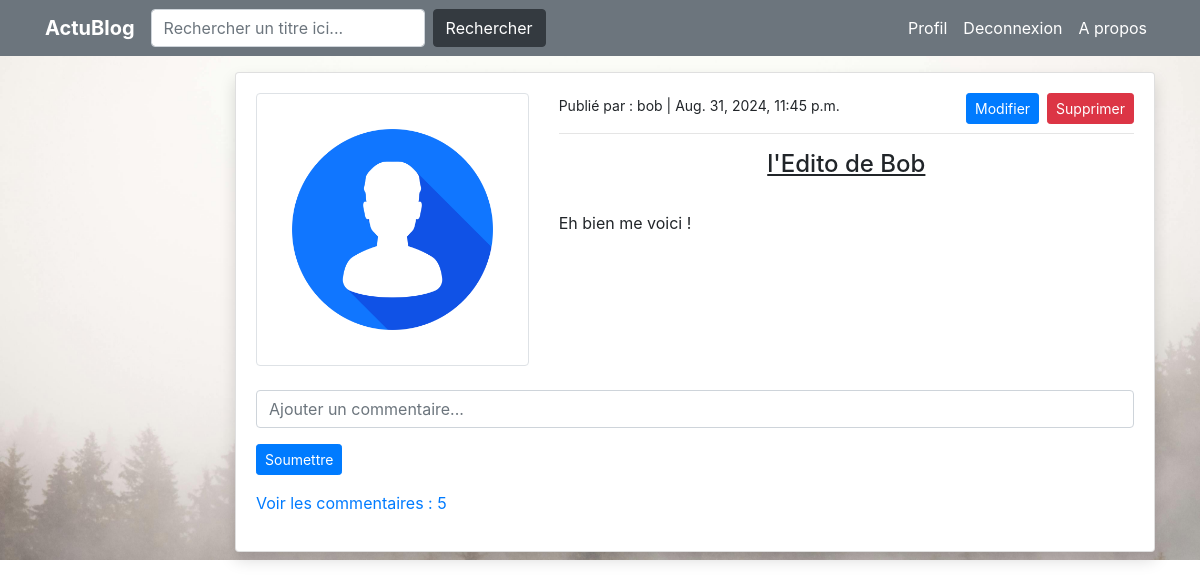
Page /MonBlog/post_detail2/8 (signed in) on the committed database.
### MonBlog/models.py (models this page shows, shortened)
class PostModel(models.Model):
  title = models.CharField(max_length=150)
  contenu = models.TextField()
  auteur = models.ForeignKey(User ,on_delete=models.CASCADE, default=True)
  date_publication = models.DateTimeField(auto_now=True)
  class Meta:
    ordering = ('-date_publication', )
  def commentaire_count(self):
    return self.commentaire_set.all().count()
  def comments(self):
    return self.commentaire_set.all()

### Utilisateurs/models.py (models this page shows, shortened)
class ProfileModel(models.Model):
  user = models.OneToOneField(User, on_delete=models.CASCADE)
  image = models.ImageField(default='default.jpg', upload_to='Profils', validators=[FileExtensionValidator(['png', 'jpg'])])

### MonBlog/views.py (the view)
# urls.py: path('post_detail2/<int:pk>', post_detail2, name = "post_detail2"),
@login_required
def post_detail2(request, pk):
  post = PostModel.objects.get(id=pk)
  if request.method == 'POST':
    c_form = CommentForm(request.POST)
    if c_form.is_valid():
      instance = c_form.save(commit=False)
      instance.user = request.user
      instance.post = post
      instance.save()
      c_form = CommentForm()
      redirect('post_detail2', pk=post.id)
  else:
    c_form = CommentForm()
  context = {
    "post": post,
    'c_form': c_form,
  }
  return render(request, 'MonBlog/post_detail.html', context)

### MonBlog/form.py
class CommentForm(forms.ModelForm):
  contenu = forms.CharField(label='',
                            widget= forms.TextInput(attrs={"placeholder":'Ajouter un commentaire...'}))
  class Meta:
    model = Commentaire
    fields =['contenu']

### templates/MonBlog/post_detail.html (shortened to what this page needs)
{%extends 'MonBlog/base.html'%} {% block title %}Post Detail{% endblock title%}
{%load crispy_forms_tags%}{%block content%}
<div class="cover">
  <div class="container">
    <div class="row mt-5 pt-3">
      <div class="col-md-10 offset-md-2">
        <div class="card my-2 shadow">
          <div class="card-body">
            <div class="row">
              <div class="col-md-4">
                <img
                  class="img-thumbnail"
                  src="{{post.auteur.profilemodel.image.url}}"
                  alt="profile-img"
                />
              </div>
              <div class="col-md-8">
                <small
                  >Publié par : {{post.auteur}} |
                  {{post.date_publication}}</small
                >
                {%if post.auteur == request.user%}
                <span
                  ><a
                    class="btn btn-danger float-right btn-sm"
                    href="{%url 'post_delete' post.id%}"
                    >Supprimer</a
                  ></span
                >
                <span
                  ><a
                    class="btn btn-primary mx-2 float-right btn-sm"
                    href="{%url 'post_edit' post.id%}"
                    >Modifier</a
                  ></span
                >
                {%endif%}
                <hr />
                <u
                  ><center><h4>{{post.title}}</h4></center></u
                >
                <br />
                <p>{{post.contenu}}</p>
              </div>
            </div>
            <br />
            <form method="POST">
              {%csrf_token%} {{c_form|crispy}}
              <input
                class="btn btn-primary btn-sm"
                type="submit"
                value="Soumettre"
              />
            </form>
            <p class="mt-3">
              <a
                class=""
                data-toggle="collapse"
                href="#collapseExample"
                role="button"
                aria-expanded="false"
                aria-controls="collapseExample"
              >
                Voir les commentaires : {{post.commentaire_count}}
              </a>
            </p>
          </div>
        </div>
      </div>
    </div>
  </div>
</div>
{%endblock%}

### static/css/style.css (style rules this page uses)
.cover { background-image: url("fond2.jpg"); background-size: cover; background-attachment: fixed; }

### rows in the picture
PostModel: auteur.profilemodel.image (placeholder picture), auteur "bob", date_publication "Aug. 31, 2024, 11:45 p.m.", title "l'Edito de Bob", contenu "Eh bien me voici !", commentaire_count "5"
